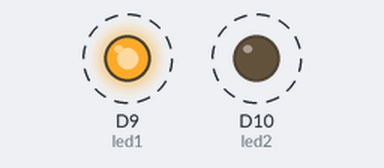
Bench run of a program on a simulated CircuitPython board. On the bench: output pins drawn as LEDs (lit = HIGH). Dashed ring = blinking.

Above: at 0.2 s.
Timing chart, 0 to 4.6 s (numbered marks = the images above):
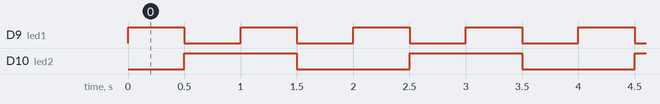

Measured:
- by itself, D9 (led1): alternates HIGH for 0.50 s and LOW for 0.50 s
- by itself, D10 (led2): alternates HIGH for 1.0 s and LOW for 1.0 s
- by itself, everything shown: repeats every 2.0 s, in 4 steps

The program:

code.py
```python
import board
import digitalio
import time

led1 = digitalio.DigitalInOut(board.D9)
led1.direction = digitalio.Direction.OUTPUT

led2 = digitalio.DigitalInOut(board.D10)
led2.direction = digitalio.Direction.OUTPUT

while True:
  led1.value = True
  time.sleep(0.5)

  led1.value = False
  led2.value = True
  time.sleep(0.5)

  led1.value = True
  led2.value = True
  time.sleep(0.5)

  led1.value = False
  led2.value = False
  time.sleep(0.5)
```
